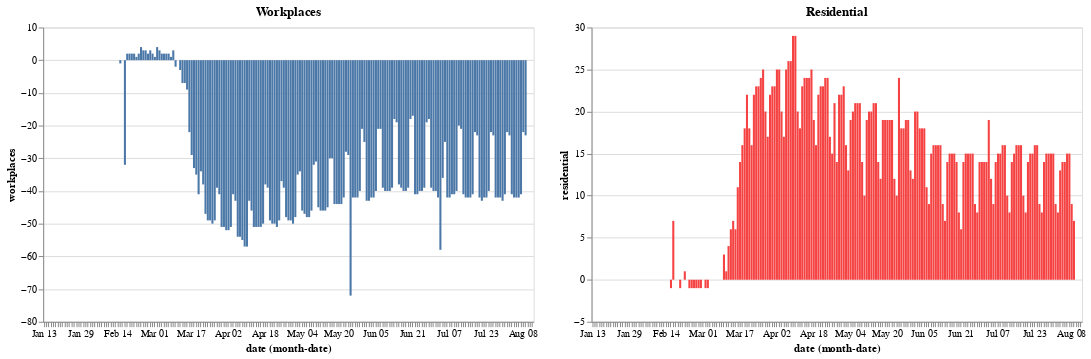

The code cell stored with this chart in its notebook:
### Code cell
base_la.encode(y='workplaces').properties(title='Workplaces') | base_la.encode(y='residential',color=red).properties(title='Residential')

### Figure 1 — Vega-Lite specification as saved in the notebook (floating-point values rounded to 4 significant figures; data arrays with more than 128 entries replaced by an {"elided": "..."} marker saying what was removed)
{"config": {"view": {"continuousWidth": 400, "continuousHeight": 300}}, "hconcat": [{"mark": "bar", "encoding": {"x": {"type": "ordinal", "field": "date", "timeUnit": "monthdate"}, "y": {"type": "quantitative", "field": "workplaces"}}, "title": "Workplaces", "width": 500}, {"mark": "bar", "encoding": {"color": {"value": "#f54242"}, "x": {"type": "ordinal", "field": "date", "timeUnit": "monthdate"}, "y": {"type": "quantitative", "field": "residential"}}, "title": "Residential", "width": 500}], "data": {"name": "data-50e726d12d436f968e114ea18f5e5a5a"}, "$schema": "https://vega.github.io/schema/vega-lite/v4.8.1.json", "datasets": {"data-50e726d12d436f968e114ea18f5e5a5a": {"elided": "213 records"}}}
